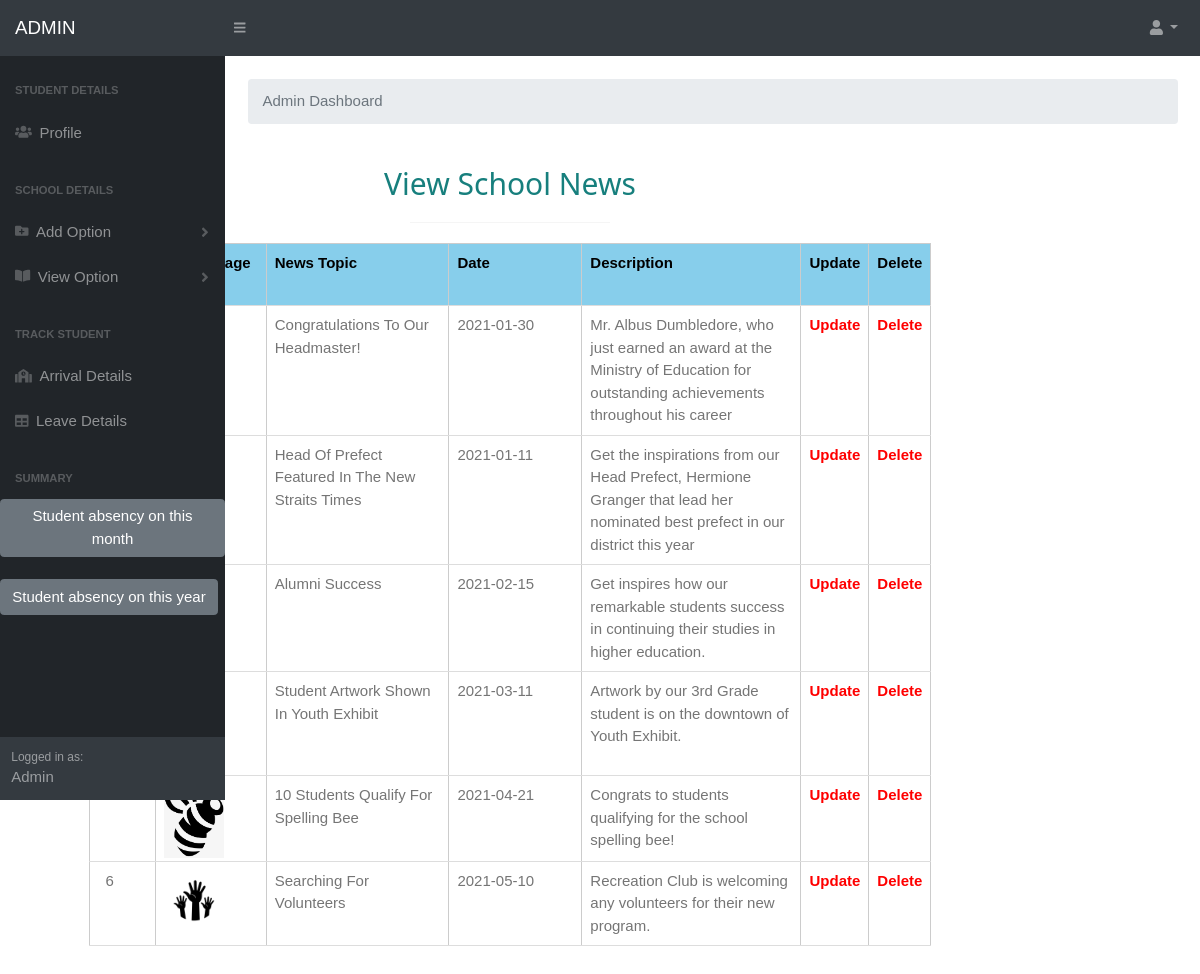
The page /viewnews.php (signed in) on the database its author committed.
### tables this page shows
CREATE TABLE `news` (
  `newsid` varchar(50) NOT NULL,
  `newsimage` varchar(50) NOT NULL,
  `newstopic` varchar(100) NOT NULL,
  `newsdate` varchar(15) NOT NULL,
  `newsdesc` varchar(500) NOT NULL
);

### viewnews.php (the view, shortened to what this page needs)
<?php
$aid= $_SESSION['aid'];
if(empty($aid))
{
	echo "<script>window.location.href='adminlogin.php'</script>";
}
else
{
	include('adminmenu.php');
	include('connect.php');
	?>
	<html>
      <link rel="stylesheet"href="styles.css" >
      <link rel="stylesheet" href="w.css">
      <link href="https://cdn.datatables.net/1.10.20/css/dataTables.bootstrap4.min.css" rel="stylesheet" />
<body>
<form method='POST'>
<div class="w3-padding-large" id="main" style='position:absolute; top: 80px; right:180px;'>
<div class="w3-content w3-justify w3-text-grey w3-padding-64" id="about"  style='width:90%'>
    <center>
	<h2 class="w3-center" style='color:#177F7D'>View School News</h2>
       <hr style="width:200px" class="w3-opacity">
	   <?php
	   $sel="select * from news";
	   $res=$con->query($sel);
	   if(mysqli_num_rows($res)==0)
	   {
		  echo "<table align='center'><tr align='center'><td style='color:red'><b>No data found</b></td></tr></table>";
	   }
	   else
	   {
		   echo"
		   <div class='w3-container'>
	   <table class='w3-table-all w3-hoverable' border='1' cellspacing='0' cellpadding='0' width='95%' >
	   <thead>
		<tr class='w3-light-blue'>
	<th>News ID</th>
	<th>News Image</th>
	   <th>News Topic</th>
	   <th>Date</th>
	   <th>Description</th>
	   <th>Update</th>
	   <th>Delete</th>
		</tr>
    </thead>   ";
		   while($data=mysqli_fetch_array($res))
		   {
			$newsid=$data['newsid'];
			$newsimage=$data['newsimage'];
			  $newstopic=$data['newstopic'];
			  $newsdate=$data['newsdate'];
			  $newsdesc=$data['newsdesc'];
			  echo"
    <tbody bgcolor='#f6f6f6'>
	  <tr align='center'>
	<td width='8%'>".$newsid."</td>
	<td width='15%'><img src='images/".$newsimage."' width='60px' ></td>
        <td width='25%'>".$newstopic."</td>
        <td width='20%'>".$newsdate."</td>
        <td width='50%'>".$newsdesc."</td>
		<td width='5%'>
		<a href='updatenews.php?newsid=".$newsid."' style='font-weight:bold;color:	red'>
         Update
        </a>
		</td>
		<td width='5%'>
		<a href='deletenews.php?newsid=".$newsid."' style='font-weight:bold;color:red'>
         Delete
        </a>
		</td>
      </tr>
    </tbody>";
		   }
	   }
	   ?>
	   </table>
	   </div>
	   </div>
	   </div>
	   </form>
	   </body>
	   <br><br><br>
<?php
}
?>

### w.css (style rules this page uses)
html { box-sizing:border-box }
*,*:before,*:after { box-sizing:inherit }
html { -ms-text-size-adjust:100%;-webkit-text-size-adjust:100% }
body { margin:0 }
a { background-color:transparent;-webkit-text-decoration-skip:objects }
img { border-style:none }
hr { box-sizing:content-box;height:0;overflow:visible }
html,body { font-family:Verdana,sans-serif;font-size:15px;line-height:1.5 }
html { overflow-x:hidden }
h1,h2,h3,h4,h5,h6,.w3-slim,.w3-wide { font-family:"Segoe UI",Arial,sans-serif }
h2 { font-size:30px }
h1,h2,h3,h4,h5,h6 { font-weight:400;margin:10px 0 }
hr { border:0;border-top:1px solid #eee;margin:20px 0 }
img { margin-bottom:-5px }
a { color:inherit }
.w3-table,.w3-table-all { border-collapse:collapse;border-spacing:0;width:100%;display:table }
.w3-table-all { border:1px solid #ccc }
.w3-bordered tr,.w3-table-all tr { border-bottom:1px solid #ddd }
.w3-table-all tr:nth-child(odd) { background-color:#fff }
.w3-table td,.w3-table th,.w3-table-all td,.w3-table-all th { padding:8px 8px;display:table-cell;text-align:left;vertical-align:top }
.w3-table th:first-child,.w3-table td:first-child,.w3-table-all th:first-child,.w3-table-all td:first-child { padding-left:16px }
.w3-btn,.w3-btn-floating,.w3-dropnav a,.w3-btn-floating-large,.w3-btn-block, .w3-navbar a,.w3-navblock a,.w3-sidenav a,.w3-pagination li a,.w3-hoverable tbody tr,.w3-hoverable li, .w3-accordion-content a,.w3-dropdown-content a,.w3-dropdown-click:hover,.w3-dropdown-hover:hover,.w3-opennav,.w3-closenav,.w3-closebtn,*[class*="w3-hover-"] { -webkit-transition:background-color .25s,color .15s,box-shadow .25s,opacity 0.25s,filter 0.25s,border 0.15s;transition:background-color .25s,color .15s,box-shadow .15s,opacity .25s,filter .25s,border .15s }
.w3-main,#main { transition:margin-left .4s }
.w3-container:after,.w3-container:before,.w3-panel:after,.w3-panel:before,.w3-row:after,.w3-row:before,.w3-row-padding:after,.w3-row-padding:before,.w3-cell-row:before,.w3-cell-row:after, .w3-topnav:after,.w3-topnav:before,.w3-clear:after,.w3-clear:before,.w3-btn-group:before,.w3-btn-group:after,.w3-btn-bar:before,.w3-btn-bar:after,.w3-bar:before,.w3-bar:after { content:"";display:table;clear:both }
.w3-content { max-width:980px;margin:auto }
.w3-justify { text-align:justify!important }
.w3-center { text-align:center!important }
.w3-padding-large { padding:12px 24px!important }
.w3-padding-64 { padding-top:64px!important;padding-bottom:64px!important }
.w3-container { padding:0.01em 16px }
.w3-opacity,.w3-hover-opacity:hover { opacity:0.60;-webkit-backface-visibility:hidden; color: white }
.w3-light-blue,.w3-hover-light-blue:hover { color:#000!important;background-color:#87CEEB!important }
.w3-text-grey,.w3-hover-text-grey:hover,.w3-text-gray,.w3-hover-text-gray:hover { color:#757575!important }

### rows shown on the page
news: newstopic "Congratulations To Our Headmaster!", newsdate "2021-01-30", newsdesc "Mr. Albus Dumbledore, who just earned an award at the Ministry of Education for outstanding achievements throughout his career"
news: newstopic "Head Of Prefect Featured In The New Straits Times", newsdate "2021-01-11", newsdesc "Get the inspirations from our Head Prefect, Hermione Granger that lead her nominated best prefect in our district this year"
news: newstopic "Alumni Success", newsdate "2021-02-15", newsdesc "Get inspires how our remarkable students success in continuing their studies in higher education."
news: newstopic "Student Artwork Shown In Youth Exhibit", newsdate "2021-03-11", newsdesc "Artwork by our 3rd Grade student is on the downtown of Youth Exhibit."
news: newsimage (picture), newstopic "10 Students Qualify For Spelling Bee", newsdate "2021-04-21", newsdesc "Congrats to students qualifying for the school spelling bee!"
news: newsid "6", newsimage (picture), newstopic "Searching For Volunteers", newsdate "2021-05-10", newsdesc "Recreation Club is welcoming any volunteers for their new program."
